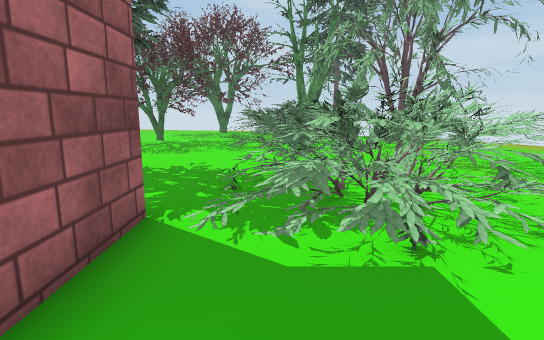
view 1 (above)

23 first-person views from a walk through a scene from a Unity 3-D project. The camera is 1.3 m above the floor, tilts 10° down and sees 80° across. Doors are open. The floor is counted in squares, 1 m on a side. Each view is taken from the middle of a square. On the plan, view 1 faces up. The plan holds only what a view shows up to about 14 squares ahead; the rest is blank. The place goes on beyond the plan. The player is left out. Some surface patterns are stand-ins.

view 2
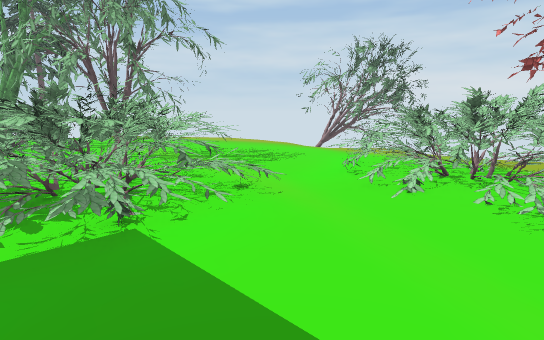

view 3
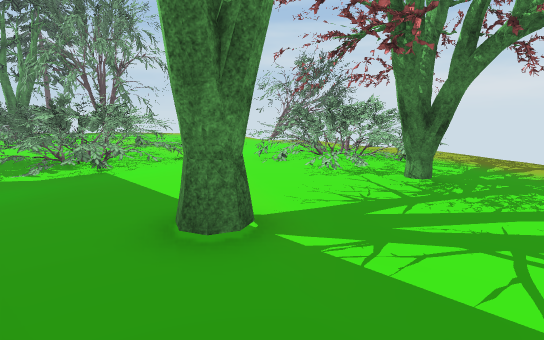

view 4
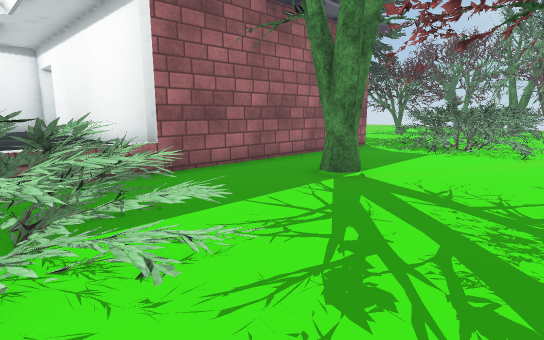

view 5
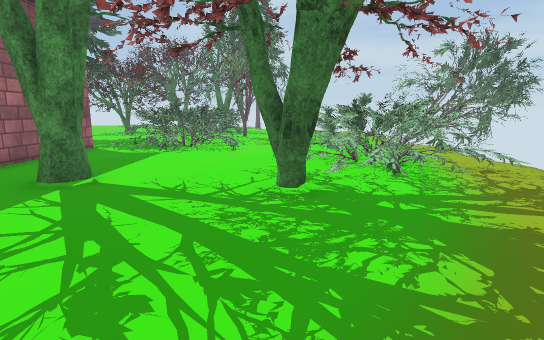

view 6
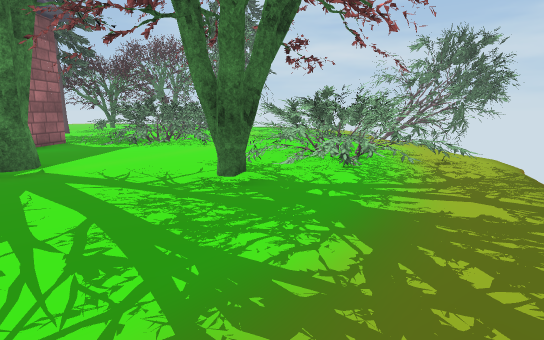

view 7
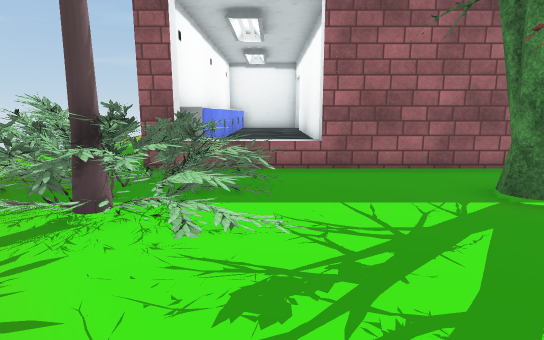

view 8
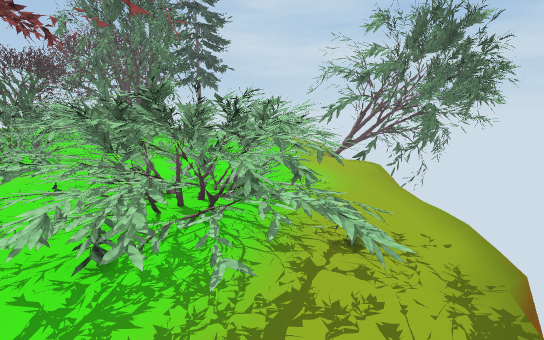

view 9
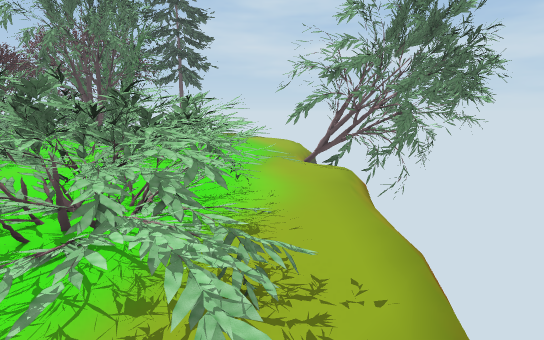

view 10
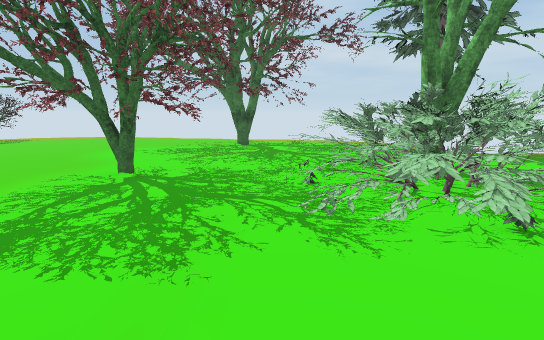

view 11
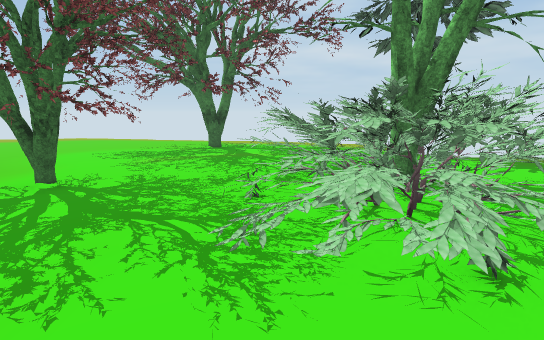

view 12
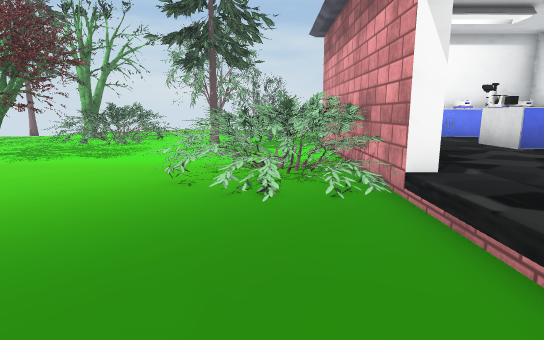

view 13
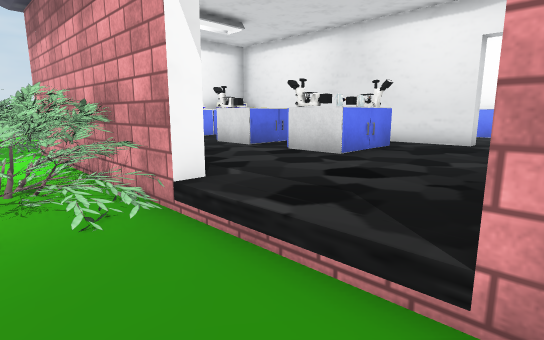

view 14
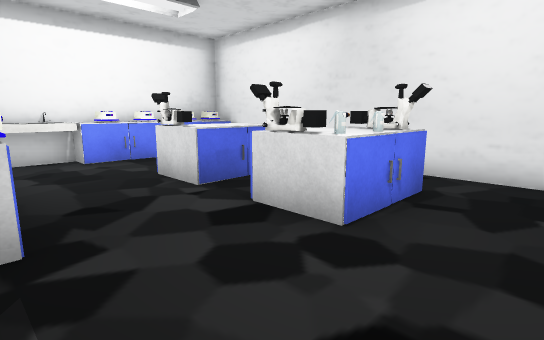

view 15
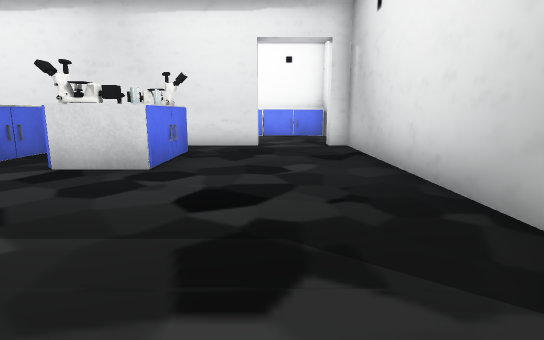

view 16
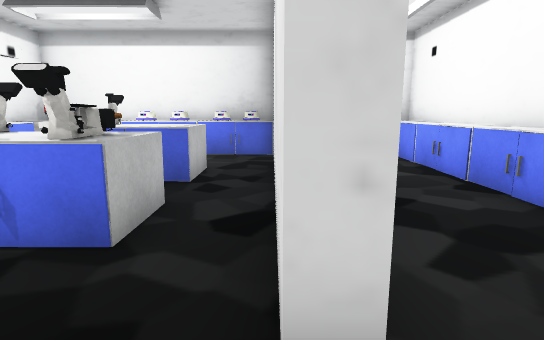

view 17
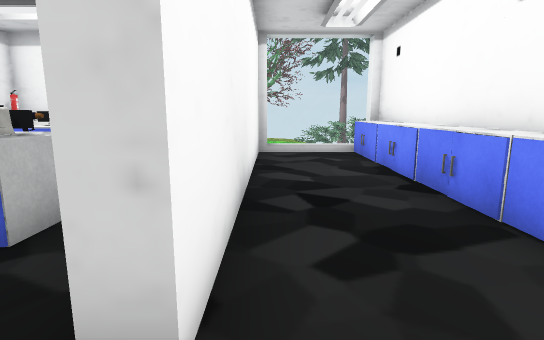

view 18
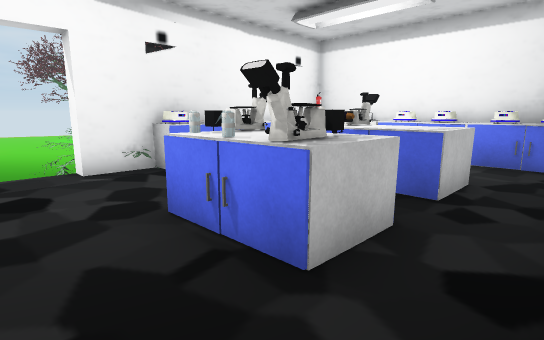

view 19
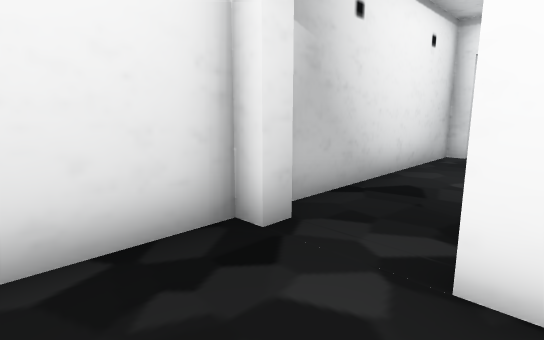

view 20
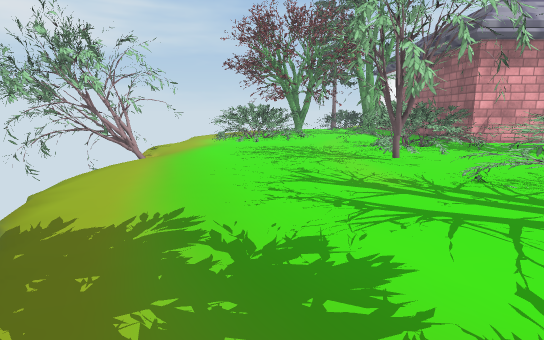

view 21
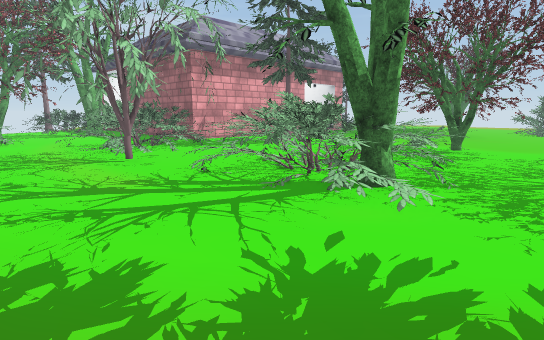

view 22
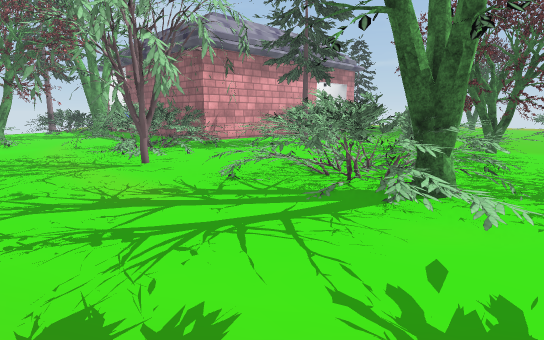

view 23
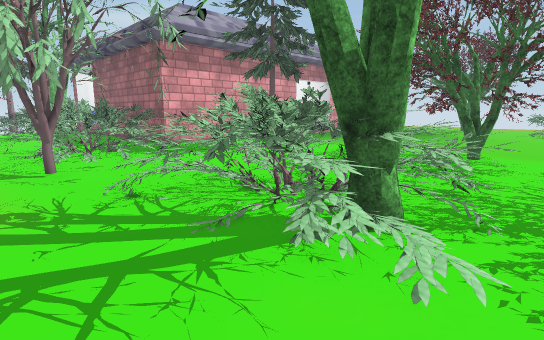

### Floor plan
Key: @ floor where view 1 was taken; # wall or solid block; . main floor; : floor 0.5 m higher than the main floor; / step, stairs or slope; D open door; = window, fence, low wall or low ledge; v drop or lower ground; T thing the floor can be seen under or through; O other object.
Columns run from 15 left of view 1 to 13 right of it. Each row starts with its distance up from view 1.
 18      ......O...........
 17      ..................
 16     .....TOO..OOO.O......
 15     ....TTO#.OOOOOO......
 14     .... OOO#.OOOOO.......
 13      ... TTT..OOOOO.......
 12     ..........OOOOOO.......
 11     ...........O   ........
 10     ............O ###O.....
  9    ..............##O.......OO
  8   ....OOO..O....O#OO#O....#OO
  7   ...OOOOO.....OO#OO...... OO
  6 .....OOOOO....OOOvO.......OOO
  5   ....OOOO ....OOOOO......O O
  4  #DDDD#O######.OOOO........OO
  3  #:::::O   OO#.OOOO..OOOO..v
  2  #::::::::::O#.......OOOOO.v
  1  #::::::::::O#.......OOOOO.v
  0  #:::OO:OOO:OO.@...O OOOOO.v
 -1  #:::OOOOOO:OO.....  #OOOO.
 -2  #:::OO:O O:O#..O  .OOO...
 -3  #::::::::::OO......O.....
 -4  #::##########...........
 -5  #:::::::::::=..........
 -6  #:::::::::::=.OO......
 -7  #:::::::::::=.OOOO.../
 -8  #OOOOOOOOOOO#OOOOO../

Where each view was taken, in squares from view 1:
view 1: 0 up, 0 right, facing up
view 2: 1 down, 0 right, facing up-right
view 3: 5 down, 1 left, facing up-right
view 4: 8 down, 5 right, facing up-left
view 5: 8 down, 5 right, facing up
view 6: 8 down, 6 right, facing up
view 7: 6 down, 6 right, facing left
view 8: 4 down, 9 right, facing up
view 9: 3 down, 10 right, facing up
view 10: 8 up, 2 left, facing up
view 11: 9 up, 1 left, facing up
view 12: 6 up, 15 left, facing right
view 13: 6 up, 14 left, facing down-right
view 14: 3 up, 12 left, facing down-right
view 15: 5 up, 12 left, facing down
view 16: 4 down, 13 left, facing right
view 17: 5 down, 13 left, facing right
view 18: 4 down, 12 left, facing up-right
view 19: 7 down, 11 left, facing up-left
view 20: 18 up, 7 right, facing down
view 21: 18 up, 7 right, facing down-left
view 22: 17 up, 7 right, facing down-left
view 23: 17 up, 5 right, facing down-left
